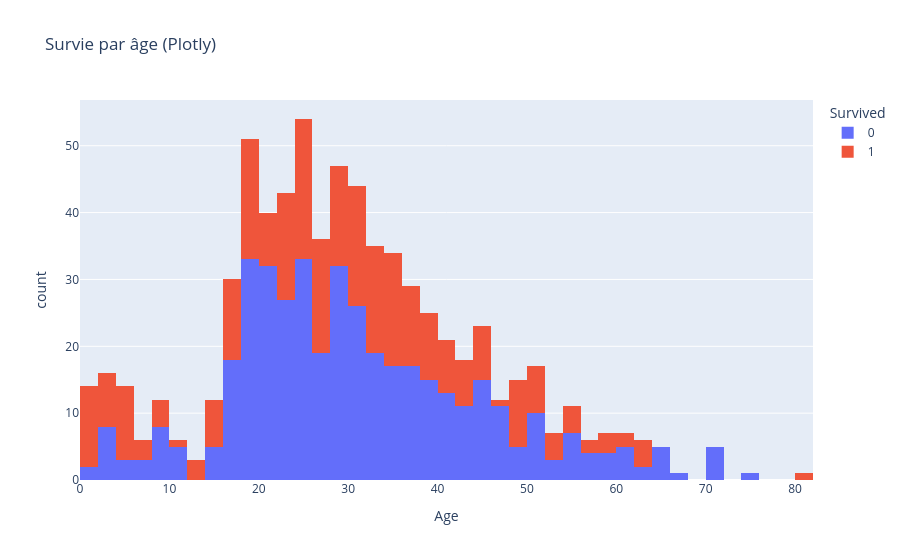

Notebook cell for this chart:
### Code cell
fig = px.histogram(
    df2,
    x="Age",
    color="Survived",
    title="Survie par âge (Plotly)"
)
fig.show()

### Figure 1 — Plotly figure (JSON) as saved in the notebook; plotly's stock layout.template omitted (floating-point values rounded to 4 significant figures; data arrays with more than 128 entries replaced by an {"elided": "..."} marker saying what was removed)
{"data": [{"alignmentgroup": "True", "bingroup": "x", "hovertemplate": "Survived=0<br>Age=%{x}<br>count=%{y}<extra></extra>", "legendgroup": "0", "marker": {"color": "#636efa", "pattern": {"shape": ""}}, "name": "0", "offsetgroup": "0", "orientation": "v", "showlegend": true, "type": "histogram", "x": {"elided": "549 float values"}, "xaxis": "x", "yaxis": "y"}, {"alignmentgroup": "True", "bingroup": "x", "hovertemplate": "Survived=1<br>Age=%{x}<br>count=%{y}<extra></extra>", "legendgroup": "1", "marker": {"color": "#EF553B", "pattern": {"shape": ""}}, "name": "1", "offsetgroup": "1", "orientation": "v", "showlegend": true, "type": "histogram", "x": {"elided": "342 float values"}, "xaxis": "x", "yaxis": "y"}], "layout": {"autosize": true, "barmode": "relative", "legend": {"title": {"text": "Survived"}, "tracegroupgap": 0}, "title": {"text": "Survie par âge (Plotly)"}, "xaxis": {"anchor": "y", "autorange": true, "domain": [0, 1], "range": [0, 82], "title": {"text": "Age"}, "type": "linear"}, "yaxis": {"anchor": "x", "autorange": true, "domain": [0, 1], "range": [0, 56.84], "title": {"text": "count"}}}}
